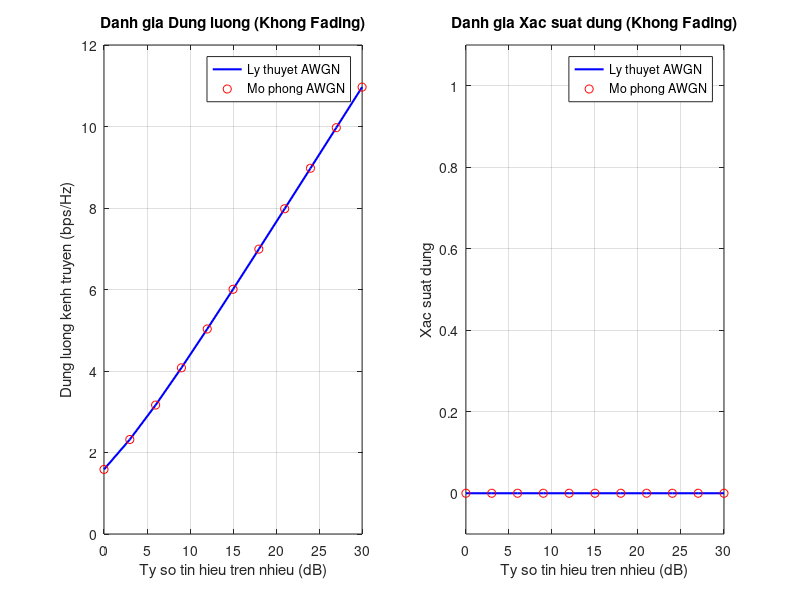

MATLAB code to generate this figure:
clc; clear; close all;
%%nhiễu trắng
%% 0. Thiet lap thong so kịch ban SISO - Khong Fading (AWGN)
PdB = 0:3:30;             % Cong suat phat (dB)
P = 10.^(PdB/10);         % Cong suat phat tuyen tinh
Omega = 2;                % Do loi kenh truyen 
R = 1;                    % Toc do truyen mong muon (bps/Hz)
gth = 2^R - 1;            % Nguong dung
B = 1;                    % Bang thong chuan hoa
N_sim = 10^5;             % So luong phep thu 

gamma_avg = P .* Omega;   % Ty so tin hieu tren nhieu (SNR) co dinh

%% 3.1 & 3.2. Tinh toan Ly thuyet (AWGN)
% 3.1 Dung luong: Ap dung truc tiep cong thuc Shannon
CR_lythuyet = B .* log2(1 + gamma_avg);

% 3.2 Xac suat dung: Ham bac thang (1 neu SNR < nguong, 0 neu SNR >= nguong)
OP_lythuyet = double(gamma_avg < gth); 

%% 3.3 & 3.4. Mo phong (Monte Carlo)
CR_mophong = zeros(1, length(PdB));
OP_mophong = zeros(1, length(PdB));

for idx = 1:length(PdB)
    % Kenh truyen KHONG co fading -> h la mot hang so bang sqrt(Omega)
    h = sqrt(Omega) * ones(1, N_sim);
    
    % SNR tuc thoi (se khong co su dao dong, giong het tung diem gamma_avg)
    gamma_inst = P(idx) .* abs(h).^2;
    
    % 3.3. Dung luong Mo phong
    CR_mophong(idx) = sum(B .* log2(1 + gamma_inst)) / N_sim;
    
    % 3.4. Xac suat dung Mo phong
    OP_mophong(idx) = sum(gamma_inst < gth) / N_sim;
end

%% 3.5. Kiem tra va danh gia tren do thi
figure;

% --- Do thi so sanh Dung luong ---
subplot(1,2,1);
plot(PdB, CR_lythuyet, 'b-', 'LineWidth', 1.5); hold on;
plot(PdB, CR_mophong, 'ro', 'MarkerSize', 6);
grid on;
xlabel('Ty so tin hieu tren nhieu (dB)');
ylabel('Dung luong kenh truyen (bps/Hz)'); 
legend('Ly thuyet AWGN', 'Mo phong AWGN', 'Location', 'Best');
title('Danh gia Dung luong (Khong Fading)');

% --- Do thi so sanh Xac suat dung ---
subplot(1,2,2);
% Dung plot thay vi semilogy vi OP co the bang 0 tuyet doi (log(0) se bao loi)
plot(PdB, OP_lythuyet, 'b-', 'LineWidth', 1.5); hold on;
plot(PdB, OP_mophong, 'ro', 'MarkerSize', 6);
grid on;
xlabel('Ty so tin hieu tren nhieu (dB)');
ylabel('Xac suat dung');
legend('Ly thuyet AWGN', 'Mo phong AWGN', 'Location', 'Best');
title('Danh gia Xac suat dung (Khong Fading)');
ylim([-0.1 1.1]); % Chinh truc Y de de nhin hinh bac thang

set(gcf, 'color', 'w');
